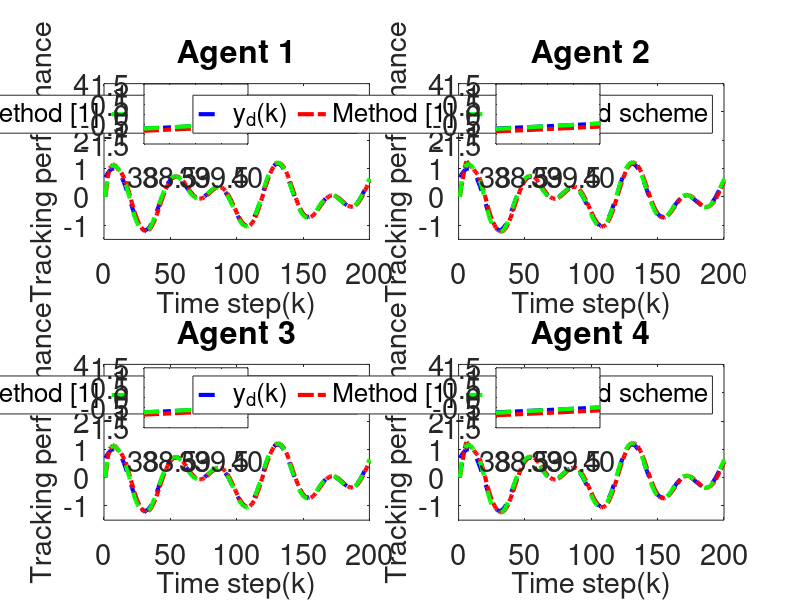

Recreate this plot in MATLAB.
clc; clear;

% Common Parameters
rho = 6.5;            % Gain for control response
eta = 1;              % Adaptive update speed
lamda = 350;          % Model-free parameter
mu = 0.005;           % Adaptive parameter
epsilon = 1e-5;       % Stability threshold
alpha = 15;           % Smoothing factor for error dynamics
T = 0.1;              % Sampling time
m = 200;              % Time steps
rT = 1024;            % Sample rate
font_size = 21;

% Method 1 (MFAC + SMC) Parameters
gamma1_m1 = 0.45;     % Control gains
gamma2_m1 = 0.25;
gamma3_m1 = 0.45;
gamma4_m1 = 0.25;
beta_m1 = 10;         % Sliding mode coefficient
sigma_m1 = 95;        % Sliding mode parameter
tau_m1 = 1e-5;        % Damping term
n_m1 = 600;           % Data size for Method 1
a_m1 = 0.5;           % Plant parameter
ff_gain_m1 = 0.45;    % Feedforward gain

% Method 2 (MFAC only) Parameters
gamma1_m2 = 0;        % Disable SMC
gamma2_m2 = 0;
gamma3_m2 = 0;
gamma4_m2 = 0;
n_m2 = 1024;          % Data size for Method 2
a_m2 = 0.71;           % Plant parameter
ff_gain_m2 = 0.35;     % Feedforward gain

% Nonlinearity coefficients (same for both methods)
nonlinearity1 = 0.02;
nonlinearity2 = 0.02;
nonlinearity3 = 0.02;
nonlinearity4 = 0.02;

% Initialization for both methods
phi1_m1 = zeros(m+1,1); phi2_m1 = zeros(m+1,1); phi3_m1 = zeros(m+1,1); phi4_m1 = zeros(m+1,1);
mfa1_m1 = zeros(m+1,1); mfa2_m1 = zeros(m+1,1); mfa3_m1 = zeros(m+1,1); mfa4_m1 = zeros(m+1,1);
sm1_m1 = zeros(m,1); sm2_m1 = zeros(m,1); sm3_m1 = zeros(m,1); sm4_m1 = zeros(m,1);
y1_m1 = zeros(m+1,1); y2_m1 = zeros(m+1,1); y3_m1 = zeros(m+1,1); y4_m1 = zeros(m+1,1);
u1_m1 = zeros(m,1); u2_m1 = zeros(m,1); u3_m1 = zeros(m,1); u4_m1 = zeros(m,1);
xi1_m1 = zeros(m,1); xi2_m1 = zeros(m,1); xi3_m1 = zeros(m,1); xi4_m1 = zeros(m,1);
s1_m1 = zeros(m,1); s2_m1 = zeros(m,1); s3_m1 = zeros(m,1); s4_m1 = zeros(m,1);

phi1_m2 = zeros(m+1,1); phi2_m2 = zeros(m+1,1); phi3_m2 = zeros(m+1,1); phi4_m2 = zeros(m+1,1);
mfa1_m2 = zeros(m+1,1); mfa2_m2 = zeros(m+1,1); mfa3_m2 = zeros(m+1,1); mfa4_m2 = zeros(m+1,1);
y1_m2 = zeros(m+1,1); y2_m2 = zeros(m+1,1); y3_m2 = zeros(m+1,1); y4_m2 = zeros(m+1,1);
u1_m2 = zeros(m,1); u2_m2 = zeros(m,1); u3_m2 = zeros(m,1); u4_m2 = zeros(m,1);
xi1_m2 = zeros(m,1); xi2_m2 = zeros(m,1); xi3_m2 = zeros(m,1); xi4_m2 = zeros(m,1);

yd = zeros(m+1,1);

% Desired signal (Reference trajectory)
for k = 1:m+1
    yd(k) = 0.6 * sin(0.05 * pi * k) + 0.6 * cos(0.03 * pi * k);
    % yd(k) = 0.6; % Time-invariant constant reference signalx
end

% Method 1 (MFAC + SMC) Simulation
for k = 1:m
    % Adaptive Gain update
    if k == 1
        phi1_m1(k) = 1; phi2_m1(k) = 1; phi3_m1(k) = 1; phi4_m1(k) = 1;
    elseif k == 2
        phi1_m1(k) = phi1_m1(k-1) + (eta * u1_m1(k-1) / (mu + u1_m1(k-1)^2)) * (y1_m1(k) - phi1_m1(k-1)*u1_m1(k-1));
        phi2_m1(k) = phi2_m1(k-1) + (eta * u2_m1(k-1) / (mu + u2_m1(k-1)^2)) * (y2_m1(k) - phi2_m1(k-1)*u2_m1(k-1));
        phi3_m1(k) = phi3_m1(k-1) + (eta * u3_m1(k-1) / (mu + u3_m1(k-1)^2)) * (y3_m1(k) - phi3_m1(k-1)*u3_m1(k-1));
        phi4_m1(k) = phi4_m1(k-1) + (eta * u4_m1(k-1) / (mu + u4_m1(k-1)^2)) * (y4_m1(k) - phi4_m1(k-1)*u4_m1(k-1));
    else
        phi1_m1(k) = phi1_m1(k-1) + (eta * (u1_m1(k-1) - u1_m1(k-2)) / (mu + (u1_m1(k-1) - u1_m1(k-2))^2)) * (y1_m1(k) - y1_m1(k-1) - phi1_m1(k-1) * (u1_m1(k-1) - u1_m1(k-2)));
        phi2_m1(k) = phi2_m1(k-1) + (eta * (u2_m1(k-1) - u2_m1(k-2)) / (mu + (u2_m1(k-1) - u2_m1(k-2))^2)) * (y2_m1(k) - y2_m1(k-1) - phi2_m1(k-1) * (u2_m1(k-1) - u2_m1(k-2)));
        phi3_m1(k) = phi3_m1(k-1) + (eta * (u3_m1(k-1) - u3_m1(k-2)) / (mu + (u3_m1(k-1) - u3_m1(k-2))^2)) * (y3_m1(k) - y3_m1(k-1) - phi3_m1(k-1) * (u3_m1(k-1) - u3_m1(k-2)));
        phi4_m1(k) = phi4_m1(k-1) + (eta * (u4_m1(k-1) - u4_m1(k-2)) / (mu + (u4_m1(k-1) - u4_m1(k-2))^2)) * (y4_m1(k) - y4_m1(k-1) - phi4_m1(k-1) * (u4_m1(k-1) - u4_m1(k-2)));
    end

    % Stability protection
    if k > 2 && (abs(phi1_m1(k)) <= epsilon || abs(u1_m1(k-1) - u1_m1(k-2)) <= epsilon || sign(phi1_m1(k)) ~= sign(phi1_m1(1)))
        phi1_m1(k) = phi1_m1(1);
    end
    if k > 2 && (abs(phi2_m1(k)) <= epsilon || abs(u2_m1(k-1) - u2_m1(k-2)) <= epsilon || sign(phi2_m1(k)) ~= sign(phi2_m1(1)))
        phi2_m1(k) = phi2_m1(1);
    end
    if k > 2 && (abs(phi3_m1(k)) <= epsilon || abs(u3_m1(k-1) - u3_m1(k-2)) <= epsilon || sign(phi3_m1(k)) ~= sign(phi3_m1(1)))
        phi3_m1(k) = phi3_m1(1);
    end
    if k > 2 && (abs(phi4_m1(k)) <= epsilon || abs(u4_m1(k-1) - u4_m1(k-2)) <= epsilon || sign(phi4_m1(k)) ~= sign(phi4_m1(1)))
        phi4_m1(k) = phi4_m1(1);
    end

    % Error dynamics
    xi1_m1(k) = yd(k) - 2*y1_m1(k) + y4_m1(k);
    xi2_m1(k) = y1_m1(k) - 2*y2_m1(k) + y3_m1(k);
    xi3_m1(k) = y2_m1(k) + yd(k) - 2*y3_m1(k);
    xi4_m1(k) = y1_m1(k) + y3_m1(k) - 2*y4_m1(k);

    % Sliding surfaces
    if k == 1
        s1_m1(k) = 0; s2_m1(k) = 0; s3_m1(k) = 0; s4_m1(k) = 0;
    else
        s1_m1(k) = alpha * xi1_m1(k) - xi1_m1(k-1);
        s2_m1(k) = alpha * xi2_m1(k) - xi2_m1(k-1);
        s3_m1(k) = alpha * xi3_m1(k) - xi3_m1(k-1);
        s4_m1(k) = alpha * xi4_m1(k) - xi4_m1(k-1);
    end

    % MFAC updates
    if k == 1
        mfa1_m1(k) = 0; mfa2_m1(k) = 0; mfa3_m1(k) = 0; mfa4_m1(k) = 0;
    else
        mfa1_m1(k) = mfa1_m1(k-1) + (rho * phi1_m1(k)) / (lamda + abs(phi1_m1(k)^2)) * xi1_m1(k);
        mfa2_m1(k) = mfa2_m1(k-1) + (rho * phi2_m1(k)) / (lamda + abs(phi2_m1(k)^2)) * xi2_m1(k);
        mfa3_m1(k) = mfa3_m1(k-1) + (rho * phi3_m1(k)) / (lamda + abs(phi3_m1(k)^2)) * xi3_m1(k);
        mfa4_m1(k) = mfa4_m1(k-1) + (rho * phi4_m1(k)) / (lamda + abs(phi4_m1(k)^2)) * xi4_m1(k);
    end

    % SMC updates
    if k == 1
        sm1_m1(k) = 0; sm2_m1(k) = 0; sm3_m1(k) = 0; sm4_m1(k) = 0;
    else
        sm1_m1(k) = sm1_m1(k-1) + (beta_m1 * phi1_m1(k)) / (sigma_m1 + (phi1_m1(k))^2) * ...
            ( (xi1_m1(k) + (y4_m1(k) - y4_m1(k-1)) + (yd(k+1) - yd(k))) / (1 + 1) ...
            - (xi1_m1(k)) / (alpha * 2) + tau_m1 * sign(s1_m1(k)) );
        sm2_m1(k) = sm2_m1(k-1) + (beta_m1 * phi2_m1(k)) / (sigma_m1 + (phi2_m1(k))^2) * ...
            ( (xi2_m1(k) + (y1_m1(k) - y1_m1(k-1)) + (y3_m1(k) - y3_m1(k-1))) / (1 + 1) ...
            - (xi2_m1(k)) / (alpha * 2) + tau_m1 * sign(s2_m1(k)) );
        sm3_m1(k) = sm3_m1(k-1) + (beta_m1 * phi3_m1(k)) / (sigma_m1 + (phi3_m1(k))^2) * ...
            ( (xi3_m1(k) + (y2_m1(k) - y2_m1(k-1)) + (yd(k+1) - yd(k))) / (1 + 1) ...
            - (xi3_m1(k)) / (alpha * 2) + tau_m1 * sign(s3_m1(k)) );
        sm4_m1(k) = sm4_m1(k-1) + (beta_m1 * phi4_m1(k)) / (sigma_m1 + (phi4_m1(k))^2) * ...
            ( (xi4_m1(k) + (y1_m1(k) - y1_m1(k-1)) + (y3_m1(k) - y3_m1(k-1))) / (1 + 1) ...
            - (xi4_m1(k)) / (alpha * 2) + tau_m1 * sign(s4_m1(k)) );
    end

    % Control signal
    if k == 1
        u1_m1(k) = 0; u2_m1(k) = 0; u3_m1(k) = 0; u4_m1(k) = 0;
    else
        u1_m1(k) = mfa1_m1(k) + gamma1_m1 * sm1_m1(k);
        u2_m1(k) = mfa2_m1(k) + gamma2_m1 * sm2_m1(k);
        u3_m1(k) = mfa3_m1(k) + gamma3_m1 * sm3_m1(k);
        u4_m1(k) = mfa4_m1(k) + gamma4_m1 * sm4_m1(k);
    end
    if k == 1
        y1_m1(k) = 0; y2_m1(k) = 0; y3_m1(k) = 0; y4_m1(k) = 0;
    end

    % Plant model update
    b1_m1 = 1.2 * n_m1 / (rT * 0.2);
    b2_m1 = 1.15 * n_m1 / (rT * 0.2);
    b3_m1 = 1.2 * n_m1 / (rT * 0.2);
    b4_m1 = 1.15 * n_m1 / (rT * 0.2);
    y1_m1(k+1) = a_m1 * y1_m1(k) + b1_m1 * u1_m1(k) - nonlinearity1 * y1_m1(k)^3 + ff_gain_m1;
    y2_m1(k+1) = a_m1 * y2_m1(k) + b2_m1 * u2_m1(k) - nonlinearity2 * y2_m1(k)^2 + ff_gain_m1;
    y3_m1(k+1) = a_m1 * y3_m1(k) + b3_m1 * u3_m1(k) - nonlinearity3 * y3_m1(k)^3 + ff_gain_m1;
    y4_m1(k+1) = a_m1 * y4_m1(k) + b4_m1 * u4_m1(k) - nonlinearity4 * y4_m1(k)^2 + ff_gain_m1;
end

% Method 2 (MFAC only) Simulation
for k = 1:m
    % Adaptive Gain update
    if k == 1
        phi1_m2(k) = 3.0; phi2_m2(k) = 3.0; phi3_m2(k) = 3.0; phi4_m2(k) = 3.0;
    elseif k == 2
        phi1_m2(k) = phi1_m2(k-1) + (eta * u1_m2(k-1) / (mu + u1_m2(k-1)^2)) * (y1_m2(k) - phi1_m2(k-1)*u1_m2(k-1));
        phi2_m2(k) = phi2_m2(k-1) + (eta * u2_m2(k-1) / (mu + u2_m2(k-1)^2)) * (y2_m2(k) - phi2_m2(k-1)*u2_m2(k-1));
        phi3_m2(k) = phi3_m2(k-1) + (eta * u3_m2(k-1) / (mu + u3_m2(k-1)^2)) * (y3_m2(k) - phi3_m2(k-1)*u3_m2(k-1));
        phi4_m2(k) = phi4_m2(k-1) + (eta * u4_m2(k-1) / (mu + u4_m2(k-1)^2)) * (y4_m2(k) - phi4_m2(k-1)*u4_m2(k-1));
    else
        phi1_m2(k) = phi1_m2(k-1) + (eta * (u1_m2(k-1) - u1_m2(k-2)) / (mu + (u1_m2(k-1) - u1_m2(k-2))^2)) * (y1_m2(k) - y1_m2(k-1) - phi1_m2(k-1) * (u1_m2(k-1) - u1_m2(k-2)));
        phi2_m2(k) = phi2_m2(k-1) + (eta * (u2_m2(k-1) - u2_m2(k-2)) / (mu + (u2_m2(k-1) - u2_m2(k-2))^2)) * (y2_m2(k) - y2_m2(k-1) - phi2_m2(k-1) * (u2_m2(k-1) - u2_m2(k-2)));
        phi3_m2(k) = phi3_m2(k-1) + (eta * (u3_m2(k-1) - u3_m2(k-2)) / (mu + (u3_m2(k-1) - u3_m2(k-2))^2)) * (y3_m2(k) - y3_m2(k-1) - phi3_m2(k-1) * (u3_m2(k-1) - u3_m2(k-2)));
        phi4_m2(k) = phi4_m2(k-1) + (eta * (u4_m2(k-1) - u4_m2(k-2)) / (mu + (u4_m2(k-1) - u4_m2(k-2))^2)) * (y4_m2(k) - y4_m2(k-1) - phi4_m2(k-1) * (u4_m2(k-1) - u4_m2(k-2)));
    end

    % Stability protection
    if k > 2 && (abs(phi1_m2(k)) <= epsilon || abs(u1_m2(k-1) - u1_m2(k-2)) <= epsilon || sign(phi1_m2(k)) ~= sign(phi1_m2(1)))
        phi1_m2(k) = phi1_m2(1);
    end
    if k > 2 && (abs(phi2_m2(k)) <= epsilon || abs(u2_m2(k-1) - u2_m2(k-2)) <= epsilon || sign(phi2_m2(k)) ~= sign(phi2_m2(1)))
        phi2_m2(k) = phi2_m2(1);
    end
    if k > 2 && (abs(phi3_m2(k)) <= epsilon || abs(u3_m2(k-1) - u3_m2(k-2)) <= epsilon || sign(phi3_m2(k)) ~= sign(phi3_m2(1)))
        phi3_m2(k) = phi3_m2(1);
    end
    if k > 2 && (abs(phi4_m2(k)) <= epsilon || abs(u4_m2(k-1) - u4_m2(k-2)) <= epsilon || sign(phi4_m2(k)) ~= sign(phi4_m2(1)))
        phi4_m2(k) = phi4_m2(1);
    end

    % Error dynamics
    xi1_m2(k) = yd(k) - 2*y1_m2(k) + y4_m2(k);
    xi2_m2(k) = y1_m2(k) - 2*y2_m2(k) + y3_m2(k);
    xi3_m2(k) = y2_m2(k) + yd(k) - 2*y3_m2(k);
    xi4_m2(k) = y1_m2(k) + y3_m2(k) - 2*y4_m2(k);

    % MFAC updates
    if k == 1
        mfa1_m2(k) = 0; mfa2_m2(k) = 0; mfa3_m2(k) = 0; mfa4_m2(k) = 0;
    else
        mfa1_m2(k) = mfa1_m2(k-1) + (rho * phi1_m2(k)) / (lamda + abs(phi1_m2(k)^2)) * xi1_m2(k);
        mfa2_m2(k) = mfa2_m2(k-1) + (rho * phi2_m2(k)) / (lamda + abs(phi2_m2(k)^2)) * xi2_m2(k);
        mfa3_m2(k) = mfa3_m2(k-1) + (rho * phi3_m2(k)) / (lamda + abs(phi3_m2(k)^2)) * xi3_m2(k);
        mfa4_m2(k) = mfa4_m2(k-1) + (rho * phi4_m2(k)) / (lamda + abs(phi4_m2(k)^2)) * xi4_m2(k);
    end

    % Control signal
    if k == 1   
        u1_m2(k) = 0; u2_m2(k) = 0; u3_m2(k) = 0; u4_m2(k) = 0;
    else
        u1_m2(k) = mfa1_m2(k);
        u2_m2(k) = mfa2_m2(k);
        u3_m2(k) = mfa3_m2(k);
        u4_m2(k) = mfa4_m2(k);
    end
    if k == 1
        y1_m2(k) = 0; y2_m2(k) = 0; y3_m2(k) = 0; y4_m2(k) = 0;
    end

    % Plant model update
    b1_m2 = 1.2 * n_m2 / (rT * 0.2);
    b2_m2 = 1.15 * n_m2 / (rT * 0.2);
    b3_m2 = 1.2 * n_m2 / (rT * 0.2);
    b4_m2 = 1.15 * n_m2 / (rT * 0.2);
    y1_m2(k+1) = a_m2 * y1_m2(k) + b1_m2 * u1_m2(k) - nonlinearity1 * y1_m2(k)^3 + ff_gain_m2;
    y2_m2(k+1) = a_m2 * y2_m2(k) + b2_m2 * u2_m2(k) - nonlinearity2 * y2_m2(k)^2 + ff_gain_m2;
    y3_m2(k+1) = a_m2 * y3_m2(k) + b3_m2 * u3_m2(k) - nonlinearity3 * y3_m2(k)^3 + ff_gain_m2;
    y4_m2(k+1) = a_m2 * y4_m2(k) + b4_m2 * u4_m2(k) - nonlinearity4 * y4_m2(k)^2 + ff_gain_m2;
end

% Calculate MSE for both methods
mse_xi1_m1 = mean(xi1_m1.^2); mse_xi2_m1 = mean(xi2_m1.^2);
mse_xi3_m1 = mean(xi3_m1.^2); mse_xi4_m1 = mean(xi4_m1.^2);
mse_xi1_m2 = mean(xi1_m2.^2); mse_xi2_m2 = mean(xi2_m2.^2);
mse_xi3_m2 = mean(xi3_m2.^2); mse_xi4_m2 = mean(xi4_m2.^2);

% Print MSE values
fprintf('Method 1 (MFAC + SMC) MSE:\n');
fprintf('xi1: %.10e\n', mse_xi1_m1);
fprintf('xi2: %.10e\n', mse_xi2_m1);
fprintf('xi3: %.10e\n', mse_xi3_m1);
fprintf('xi4: %.10e\n\n', mse_xi4_m1);
fprintf('Method 2 (MFAC only) MSE:\n');
fprintf('xi1: %.10e\n', mse_xi1_m2);
fprintf('xi2: %.10e\n', mse_xi2_m2);
fprintf('xi3: %.10e\n', mse_xi3_m2);
fprintf('xi4: %.10e\n\n', mse_xi4_m2);

% Time vector
t = 1:m+1; t_err = 1:m;

% Plot outputs (y1, y2, y3, y4) for both methods
figure('Position', [100, 100, 1450, 800]);
% zoom_x_start = 90.2; % Start of zoomed x-range
% zoom_x_end = 96.5; % End of zoomed x-range

zoom_x_start = 38; % Start of zoomed x-range
zoom_x_end = 40; % End of zoomed x-range
for i = 1:4
    subplot(2, 2, i);
    plot(t, yd, '--b', 'LineWidth', 3); hold on;
    if i == 1
        plot(t, y1_m2, '-.r', 'LineWidth', 3);
        plot(t, y1_m1, '--g', 'LineWidth', 3);
        
        title('Agent 1'); grid off;
        legend('y_d(k)',  'Method [1]','Proposed scheme','orientation', 'horizontal');
        set(gca, 'FontSize', font_size);
        xlim([0 m]); % X-axis starts from 0
        ylim([-1.5 4]); % Y-axis limits for Agent 1
        xlabel('Time step(k)', 'FontSize', font_size);
ylabel('Tracking performance', 'FontSize', font_size);


        axes('Position', [0.18,0.76,0.13,0.10]);
        box on; hold on;
        plot(t, yd, '-.b', 'LineWidth', 3)
        plot(t, y1_m2, '-.r', 'LineWidth', 3);
        plot(t, y1_m1, '--g', 'LineWidth', 3);
        xlim([zoom_x_start zoom_x_end]);
        % yticks([-0.4,0,0.2]);
        set(gca, 'FontSize', font_size);

        
        
    elseif i == 2
        plot(t, y2_m2, '-.r', 'LineWidth', 3);
        plot(t, y2_m1, '--g', 'LineWidth', 3);


        title('Agent 2'); grid off;
        legend('y_d(k)',  'Method [1]','Proposed scheme','orientation', 'horizontal');
        set(gca, 'FontSize', font_size);
        xlim([0 m]); % X-axis starts from 0
        ylim([-1.5 4]); % Y-axis limits for Agent 1
        xlabel('Time step(k)', 'FontSize', font_size);
ylabel('Tracking performance', 'FontSize', font_size);

        axes('Position', [0.62,0.76,0.13,0.10]);
        box on; hold on;
        plot(t, yd, '-.b', 'LineWidth', 3)
        plot(t, y2_m2, '-.r', 'LineWidth', 3);
        plot(t, y2_m1, '--g', 'LineWidth', 3);
        xlim([zoom_x_start zoom_x_end]);
        % yticks([-0.4,0,0.2]);
        set(gca, 'FontSize', font_size);
    elseif i == 3
        plot(t, y3_m2, '-.r', 'LineWidth', 3);
        plot(t, y3_m1, '--g', 'LineWidth', 3);

        title('Agent 3'); grid off;
        legend('y_d(k)',  'Method [1]','Proposed scheme','orientation', 'horizontal');
        set(gca, 'FontSize', font_size);
        xlim([0 m]); % X-axis starts from 0
        ylim([-1.5 4]); % Y-axis limits for Agent 1
        xlabel('Time step(k)', 'FontSize', font_size);
ylabel('Tracking performance', 'FontSize', font_size);

        axes('Position', [0.18,0.287,0.13,0.10]);
        box on; hold on;
        plot(t, yd, '-.b', 'LineWidth', 3)
        plot(t, y3_m2, '-.r', 'LineWidth', 3);
        plot(t, y3_m1, '--g', 'LineWidth', 3);
        xlim([zoom_x_start zoom_x_end]);
        % yticks([-0.4,0,0.2]);
        set(gca, 'FontSize', font_size);
    else
        plot(t, y4_m2, '-.r', 'LineWidth', 3);
        plot(t, y4_m1, '--g', 'LineWidth', 3);

        title('Agent 4'); grid off;
        legend('y_d(k)',  'Method [1]','Proposed scheme','orientation', 'horizontal');
        set(gca, 'FontSize', font_size);
        xlim([0 m]); % X-axis starts from 0
        ylim([-1.5 4]); % Y-axis limits for Agent 1
        xlabel('Time step(k)', 'FontSize', font_size);
ylabel('Tracking performance', 'FontSize', font_size);

        axes('Position', [0.62,0.287,0.13,0.10]);
        box on; hold on;
        plot(t, yd, '-.b', 'LineWidth', 3)
        plot(t, y4_m2, '-.r', 'LineWidth', 3);
        plot(t, y4_m1, '--g', 'LineWidth', 3);
        xlim([zoom_x_start zoom_x_end]);
        % yticks([-0.4,0,0.2]);
        set(gca, 'FontSize', font_size);
    end
    % grid off;
    % legend('y_d(k)',  'y (MFAC only)','y (MFAC + SMC)', 'Orientation', 'horizontal');
    % set(gca, 'FontSize', font_size);

end

% Plot 4 subplots

% figure('Position', [100, 100, 1450, 800]);
% % figure('Position', [100, 100, 15*100, 7.5*100]); % [left, bottom, width, height] in pixels
% subplot(2,2,1);
% plot(t(1:end-1), xi1, '-.b', 'LineWidth', 2.5);
% title('Agent 1'); grid off;
% legend('\xi_1(k)','y_1','Orientation', 'horizontal');
% set(gca, 'FontSize', font_size);
% xlim([0 m]); % X-axis starts from 0
% ylim([-2 3]); % Y-axis limits for Agent 1

% zoom_x_start_xi = 50; % Start of zoomed x-range
% zoom_x_end_xi = 100; % End of zoomed x-range0.20,0.79,0.13,0.10
% axes('Position', [0.20,0.765,0.15,0.13]);
% box on; hold on;
% plot(t(1:end-1), xi1, '-.b', 'LineWidth', 2.5);
% xlim([zoom_x_start_xi zoom_x_end_xi]);
% % yticks([-2.000000000000000e-04,0,2.000000000000000e-04,4.000000000000001e-04,6.000000000000001e-04]);
% set(gca, 'FontSize', font_size);

% subplot(2,2,2);
% plot(t(1:end-1), xi2, '-.b', 'LineWidth', 2.5);
% title('Agent 2'); grid off;
% legend('\xi_2(k)','y_2','Orientation', 'horizontal');
% set(gca, 'FontSize', font_size);
% xlim([0 m]); % X-axis starts from 0
% ylim([-2 3]); % Y-axis limits for Agent 2

% axes('Position', [0.65,0.765,0.15,0.13]);
% box on; hold on;
% plot(t(1:end-1), xi2, '-.b', 'LineWidth', 2.5);
% xlim([zoom_x_start_xi zoom_x_end_xi]);
% % yticks([-2.000000000000000e-04,0,2.000000000000000e-04,4.000000000000001e-04,6.000000000000001e-04]);
% set(gca, 'FontSize', font_size);

% subplot(2,2,3);
% plot(t(1:end-1), xi3, '-.b', 'LineWidth', 2.5);
% title('Agent 3'); grid off;
% legend('\xi_3(k)','y_3','Orientation', 'horizontal');
% set(gca, 'FontSize', font_size);
% xlim([0 m]); % X-axis starts from 0
% ylim([-2 3]); % Y-axis limits for Agent 2

% axes('Position', [0.20,0.290,0.15,0.13]);
% box on; hold on;
% plot(t(1:end-1), xi3, '-.b', 'LineWidth', 2.5);
% xlim([zoom_x_start_xi zoom_x_end_xi]);
% % yticks([0.599,0.6,0.601]);
% set(gca, 'FontSize', font_size);

% subplot(2,2,4);
% plot(t(1:end-1), xi4, '-.b', 'LineWidth', 2.5);
% title('Agent 4'); grid off;
% legend('\xi_4(k)','y_4','Orientation', 'horizontal');
% set(gca, 'FontSize', font_size);
% xlim([0 m]); % X-axis starts from 0
% ylim([-2 3]); % Y-axis limits for Agent 4

% axes('Position', [0.65,0.290,0.15,0.13]);
% box on; hold on;
% plot(t(1:end-1), xi4, '-.b', 'LineWidth', 2.5);
% xlim([zoom_x_start_xi zoom_x_end_xi]);
% % xticks([64,64.5,65])
% % yticks([-1.000000000000000e-04,0,1.000000000000000e-04]);
% set(gca, 'FontSize', font_size);
% hold off;
